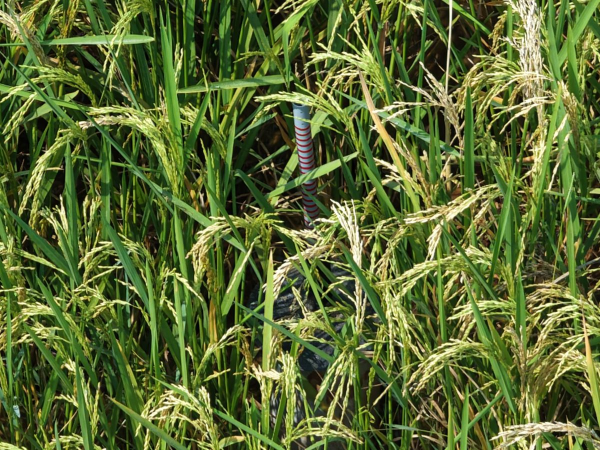
#> input picture media_private/photos/000.jpg, 1200 x 900 px (shown at 1/2 size)
$ python -i locate.py   (imports and definitions only)
#> lines starting #> are read from the running program, lines starting #| are printed output that depends on the picture; after the words box and inside, x2 and y2 are one past the last pixel; in counts of white or black regions, pixels touching at a corner belong together
#> further down, picture is the input picture: shape (900, 1200, 3); mean B, G, R 50.9, 106.9, 90.8
### methods/teammate/pipeline/isolate.py
"""P1.1 colour isolation â€” a 'pseudo-thermal' view from a normal RGB drone photo.

Vegetation (green/yellow hues) is pushed to zero; the gauge's own colours glow:
  red    â€” the ring markings (strongest cue)
  grey   â€” the PVC stem and cylinder body (low saturation, mid/high brightness)
  black  â€” the steel sleeve and lid (very dark, low saturation)

python pipeline/isolate.py            heat maps for all 128 photos -> results/isolate/
python pipeline/isolate.py --check    distance from each colour mask to the marked pipe point (10 clear photos)
"""
import csv, pathlib, sys, time
import cv2, numpy as np

ROOT = pathlib.Path(__file__).resolve().parents[1]
WORK_W = 1000  # processing width; full frames are 4096 px

# Colour thresholds in OpenCV HSV (H 0-179, S/V 0-255). ponytail: hand-tuned on this batch; re-tune per camera/season.
# Values sampled along the stem/sleeve of 9 photos: the PVC is a pale blue-grey (H 100-113, S 70-110),
# rings in shade go pink (H 150-178, S 50-95), the sleeve is very dark with a blue tint (V < 30, S up to 130).
RED_H_LO, RED_H_HI, RED_S, RED_V = 10, 154, 50, 60
VEG_H = (22, 95)            # yellow-green to green: rice, weeds, seed heads
PVC_H, PVC_S, PVC_V = (92, 128), 135, 70   # blue-grey PVC
GREY_S, GREY_V = 30, 110                   # neutral grey (sun-bleached PVC)
BLACK_V = 45
WEIGHTS = {"red": 1.0, "grey": 0.45, "black": 0.35}


# [7 lines left out: function photos, not called in this run]


def points():
    """{idx: (x, y)} hand-marked pipe points in full-resolution pixels."""
    return {int(r["idx"]): (int(r["x"]), int(r["y"])) for r in csv.DictReader(open(ROOT / "data/pipe_points.csv"))}


# [4 lines left out: function load, not called in this run]


PREPROCESS = None  # set to normalize to apply colour constancy before thresholding (method 3)


# [10 lines left out: function normalize, not called in this run]


def isolate(img):
    """Return per-colour boolean masks and a 0-255 'heat' image."""
    if PREPROCESS is not None:
        img = PREPROCESS(img)
    h, s, v = cv2.split(cv2.cvtColor(img, cv2.COLOR_BGR2HSV))
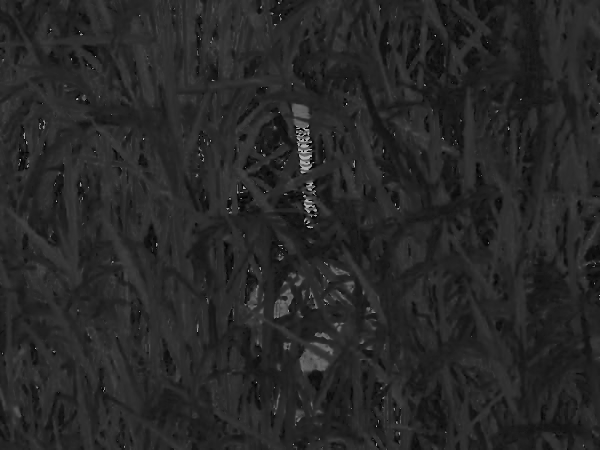
#> h: shape (900, 1200) (shown at 1/2 size); min 0, max 179, mean 39.2
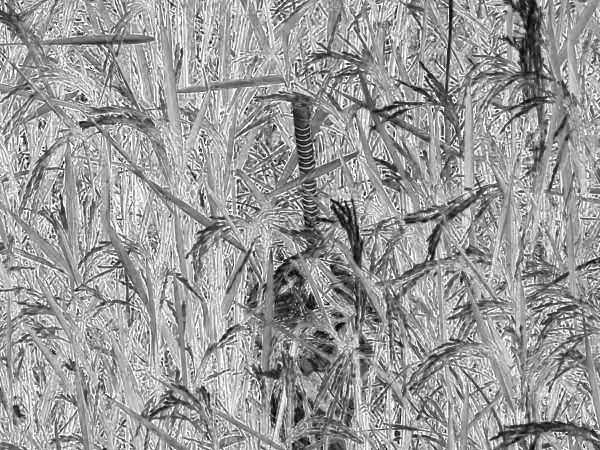
#> s: shape (900, 1200) (shown at 1/2 size); min 0, max 255, mean 154.3
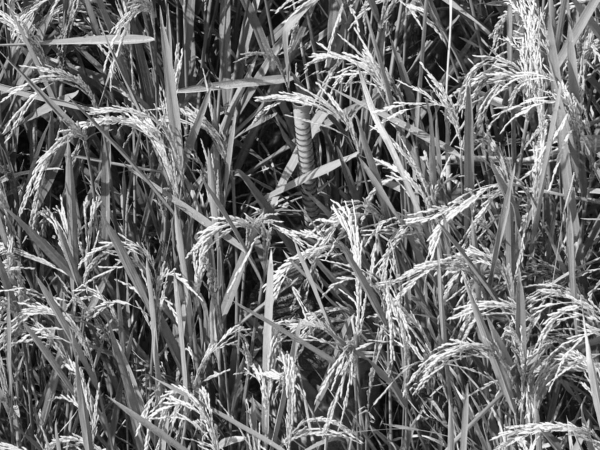
#> v: shape (900, 1200) (shown at 1/2 size); min 0, max 255, mean 108.5
    veg = (h >= VEG_H[0]) & (h <= VEG_H[1]) & (s > 50)
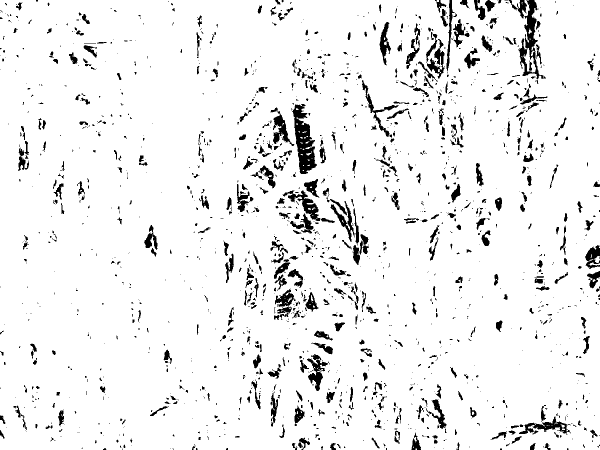
#> veg: shape (900, 1200) bool (shown at 1/2 size); 93.3% white; 1796 black regions (1254 under 20 px), largest, box (x1, y1, x2, y2) and area: (584, 208, 634, 348) 3497, (1036, 0, 1092, 159) 2651, (565, 381, 641, 442) 1319
    red = ((h < RED_H_LO) | (h > RED_H_HI)) & (s > RED_S) & (v > RED_V)
#> red: shape (900, 1200) bool; 0.12% white; 52 white regions (40 under 20 px), largest, box (x1, y1, x2, y2) and area: (595, 297, 625, 306) 141, (593, 284, 625, 295) 138, (597, 309, 626, 319) 125
    grey = (((h >= PVC_H[0]) & (h <= PVC_H[1]) & (s <= PVC_S) & (v >= PVC_V)) | ((s < GREY_S) & (v >= GREY_V))) & ~veg
#> grey: shape (900, 1200) bool; 0.54% white; 284 white regions (214 under 20 px), largest, box (x1, y1, x2, y2) and area: (1050, 0, 1073, 64) 505, (586, 209, 615, 236) 446, (589, 238, 617, 257) 280
    black = (v < BLACK_V) & ~veg
#> black: shape (900, 1200) bool; 2.4% white; 1382 white regions (1060 under 20 px), largest, box (x1, y1, x2, y2) and area: (906, 41, 933, 95) 526, (868, 80, 889, 138) 453, (616, 745, 643, 770) 387
    k = np.ones((3, 3), np.uint8)
    masks = {n: cv2.morphologyEx(m.astype(np.uint8), cv2.MORPH_OPEN, k).astype(bool)
             for n, m in (("red", red), ("grey", grey), ("black", black))}
#> masks = 3 items
    heat = sum(WEIGHTS[n] * masks[n].astype(np.float32) for n in masks)
    heat = cv2.GaussianBlur(heat, (0, 0), 3)
    heat[veg] *= 0.2
    heat = np.clip(heat / max(heat.max(), 1e-6) * 255, 0, 255).astype(np.uint8)
    return masks, heat


# [56 lines left out: functions render, check, main, not called in this run]


# [2 lines that do not run on import are left out]

### methods/teammate/pipeline/locate.py
"""P1.2 locate the gauge from the colour masks (team idea), plus the P5 'Gauge memory' extras.

Colour-only: weighted cue map (red rings, blue-grey PVC, elongated black sleeve) -> best tall thin window
by local contrast (inside density minus surrounding density), scanned at a few stem sizes.

python pipeline/locate.py [--method colour|shape|hybrid]   writes results/locate_<method>.csv
"""
import csv, pathlib, sys, time
import cv2, numpy as np

sys.path.insert(0, str(pathlib.Path(__file__).resolve().parent))
from isolate import ROOT, isolate, load, photos

CUE_W = {"red": 1.0, "grey": 0.6, "black": 0.35}
CONF_TH = 0.30  # chosen on clear+partial only (precision ~0.91 at any threshold 0.2-0.4: the score is weakly informative)
# stem window sizes in working px (1000 px wide frame): narrow/medium/wide x short/medium/tall stems
SIZES = [(w, h) for w in (10, 18, 30) for h in (50, 120, 260)]


def elongated(mask, min_h=15, min_ratio=2.5):
    """Keep only components that are taller than wide (stems, sleeves); drops shadow blobs and leaf speckle."""
#> called with min_h = 15, min_ratio = 1.5
    n, lab, st, _ = cv2.connectedComponentsWithStats(mask.astype(np.uint8))
#> lab: shape (900, 1200) int32; 90 distinct labels, from 0 to 89
#> n = 90; st = 90 rows, first 6: [0, 0, 1200, 900, 1076395], [900, 0, 4, 4, 14], [1051, 1, 21, 61, 445], [1059, 5, 3, 3, 9], [899, 10, 5, 32, 140], [1042, 10, 9, 9, 58]
    keep = np.zeros(n, bool)
    keep[1:] = (st[1:, cv2.CC_STAT_HEIGHT] >= min_h) & (st[1:, cv2.CC_STAT_HEIGHT] >= min_ratio * st[1:, cv2.CC_STAT_WIDTH])
    return keep[lab]
#> returned value: shape (900, 1200) bool; 0.07% white; 4 white regions, box (x1, y1, x2, y2) and area: (1051, 1, 1072, 62) 445, (899, 10, 904, 42) 140, (713, 458, 718, 483) 103, (696, 432, 703, 449) 82


def cue_map(masks):
    # grey and black only count as thin upright parts (stem top, sleeve): the wide cylinder body and
    # canopy shadow otherwise outscore the stem
    return (CUE_W["red"] * masks["red"] + CUE_W["grey"] * elongated(masks["grey"], min_ratio=1.5)
            + CUE_W["black"] * elongated(masks["black"])).astype(np.float32)
#> call 2 of elongated, with min_h = 15, min_ratio = 2.5
#> in elongated (call 2), `n, lab, st, _ = cv2.connectedComponentsWithStats(mask.astype(np.uint8))`:
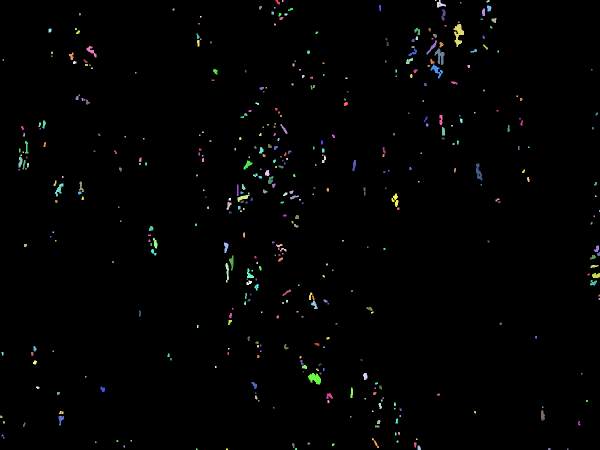
#> lab: shape (900, 1200) int32 (shown at 1/2 size); 443 distinct labels, from 0 to 442; one colour per label, 0 black
#> in elongated (call 2), `n, lab, st, _ = cv2.connectedComponentsWithStats(mask.astype(np.uint8))`: n = 443; st = 443 rows, first 6: [0, 0, 1200, 900, 1064124], [551, 0, 9, 9, 48], [564, 0, 3, 4, 12], [870, 0, 3, 2, 6], [874, 0, 18, 15, 135], [973, 0, 6, 5, 23]


def stem_map(img):
    """Looser 'anything stem-like' map for following the stem: includes rings darkened to maroon in shade."""
    h, s, v = cv2.split(cv2.cvtColor(img, cv2.COLOR_BGR2HSV))
    dark_red = ((h < 12) | (h > 150)) & (s > 40) & (v > 25)
    pvc = (h >= 92) & (h <= 128) & (s <= 135) & (v >= 55)
    return (dark_red | pvc).astype(np.float32)


# [11 lines left out: function shape_map, not called in this run]


def best_window(score):
    """Scan tall thin windows; return (box, contrast) with box = (x0, y0, x1, y1) in working px."""
    H, W = score.shape
    ii = cv2.integral(score)
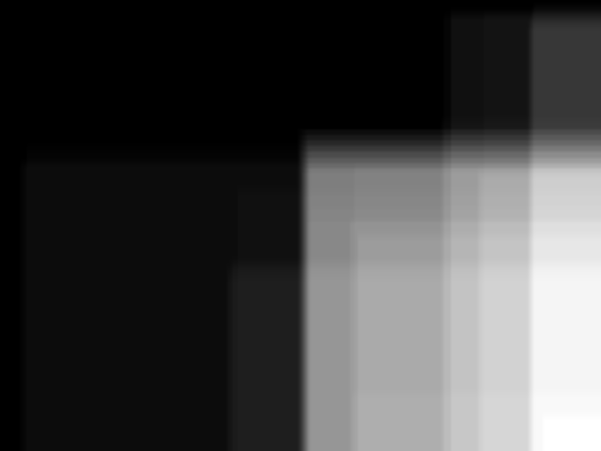
#> ii: shape (901, 1201) float64 (shown at 1/2 size); min 0, max 1937.4, mean 517.3; drawn with min black and max white
    def mean(x0, y0, x1, y1):
        x0, y0, x1, y1 = max(x0, 0), max(y0, 0), min(x1, W), min(y1, H)
        a = (x1 - x0) * (y1 - y0)
        return (ii[y1, x1] - ii[y0, x1] - ii[y1, x0] + ii[y0, x0]) / a if a > 0 else 0.0
    best = (None, -1.0)
    for w, h in SIZES:
        ys, xs = np.mgrid[0:H - h:max(h // 6, 4), 0:W - w:max(w // 3, 2)]
        for y, x in zip(ys.ravel(), xs.ravel()):
            inside = mean(x, y, x + w, y + h)
            if inside < 0.15:
                continue
            ring = mean(x - 2 * w, y - h // 3, x + 3 * w, y + h + h // 3)
            c = inside - ring
            if c > best[1]:
                best = ((x, y, x + w, y + h), c)
#> this loop made 9 passes
#> in stem_map, `return (dark_red | pvc).astype(np.float32)`:
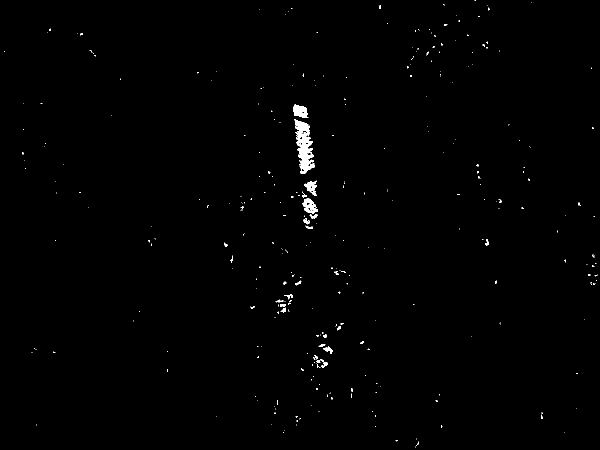
#> returned value: shape (900, 1200) float32 (shown at 1/2 size); values 0 (black) and 1 (white), 0.56% white; 336 white regions (303 under 20 px), largest, box (x1, y1, x2, y2) and area: (588, 238, 630, 348) 2132, (586, 208, 617, 236) 572, (605, 396, 636, 428) 501
    return best


def grow(win, score, masks, gap=45, on=0.12):
    """Follow the stem up and down its column from the best window, bridging leaf gaps up to `gap` px,
    then take in the sleeve top (dark band directly below the stem)."""
#> called with win = (600, 256, 618, 306), gap = 45, on = 0.12
    x0, y0, x1, y1 = win
    H = score.shape[0]
    prof = cv2.blur(score[:, x0:x1].mean(axis=1, keepdims=True), (1, 9)).ravel()
    def walk(y, step):
#> called with y = 256, step = -1
        last = y
        while 0 <= y + step < H and abs(y + step - last) <= gap:
            y += step
            if prof[y] > on:
                last = y
#> this loop made 91 passes
        return last
    top, bot = walk(y0, -1), walk(y1 - 1, 1)
    dark = masks["black"][:, x0:x1].mean(axis=1)
    y = bot
    while y + 1 < H and y - bot < 60 and dark[y + 1] > 0.4:  # sleeve
        y += 1
#> this loop made 0 passes
    w = x1 - x0
    return (x0 - w, top - 5, x1 + w, min(max(y, bot) + 15, H))


def locate(img, method="colour", prior=None):
    """Return dict(box, score, cue). prior = (x, y, sigma) in working px for the hybrid method."""
    masks, _ = isolate(img)
    score = cue_map(masks)
    if method in ("shape", "hybrid", "colshape"):
        sh = shape_map(img)
        score = sh if method == "shape" else score + 0.5 * sh
    if method in ("hybrid", "colmem") and prior is not None:
        H, W = score.shape
        yy, xx = np.mgrid[0:H, 0:W]
        px, py, sig = prior
        score = score * (0.35 + np.exp(-((xx - px) ** 2 + (yy - py) ** 2) / (2 * sig ** 2)))
    win, c = best_window(score)
    if win is None:
        return {"box": None, "score": 0.0, "cue": "none"}
    x0, y0, x1, y1 = win
    share = {n: masks[n][y0:y1, x0:x1].mean() for n in ("red", "grey", "black")}
    follow = np.maximum(score, stem_map(img))
    return {"box": grow(win, follow, masks), "score": float(c), "cue": max(share, key=share.get)}


# [55 lines left out: functions visits, memory_priors, run, cascade, not called in this run]


# [11 lines not run here, left out]

>>> import cv2
>>> picture = cv2.imread('../../../media_private/photos/000.jpg')
>>> result = locate(picture)

$ run again, on media_private/photos/004.jpg
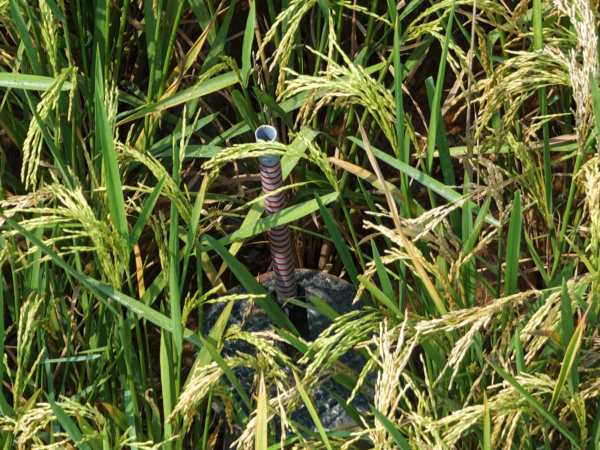
#> input picture media_private/photos/004.jpg, 1200 x 900 px (shown at 1/2 size)
#> picture is the input picture: shape (900, 1200, 3); mean B, G, R 53.7, 105.5, 97.1
#> in isolate, `veg = (h >= VEG_H[0]) & (h <= VEG_H[1]) & (s > 50)`:
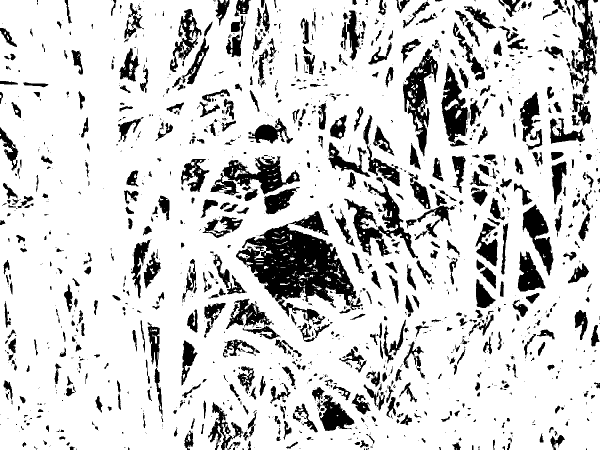
#> veg: shape (900, 1200) bool (shown at 1/2 size); 82.3% white; 1497 black regions (866 under 20 px), largest, box (x1, y1, x2, y2) and area: (472, 422, 725, 646) 23417, (688, 367, 836, 517) 6307, (421, 312, 600, 391) 5820
#> red: shape (900, 1200) bool; 0.29% white; 123 white regions (102 under 20 px), largest, box (x1, y1, x2, y2) and area: (544, 520, 582, 547) 346, (518, 322, 559, 337) 209, (521, 345, 562, 360) 205
#> grey: shape (900, 1200) bool; 0.69% white; 301 white regions (220 under 20 px), largest, box (x1, y1, x2, y2) and area: (510, 250, 554, 283) 1051, (648, 809, 681, 847) 418, (1157, 6, 1176, 76) 361
#> black: shape (900, 1200) bool; 7.1% white; 1535 white regions (1009 under 20 px), largest, box (x1, y1, x2, y2) and area: (814, 97, 876, 224) 2615, (599, 465, 651, 540) 2304, (472, 486, 548, 553) 2300
#> masks = 3 items
#> lab: shape (900, 1200) int32; 121 distinct labels, from 0 to 120
#> n = 121; st = 121 rows, first 6: [0, 0, 1200, 900, 1074994], [1163, 0, 4, 3, 11], [1108, 3, 7, 4, 25], [1169, 7, 5, 7, 32], [1117, 12, 4, 4, 16], [1145, 13, 3, 3, 9]
#> lab: shape (900, 1200) int32; 740 distinct labels, from 0 to 739
#> n = 740; st = 740 rows, first 6: [0, 0, 1200, 900, 1019469], [435, 0, 6, 8, 33], [447, 0, 12, 16, 89], [472, 1, 15, 27, 259], [490, 0, 6, 4, 21], [522, 0, 7, 15, 92]
#> the loop in best_window, `for w, h in SIZES:` made 9 passes
#> dark_red: shape (900, 1200) bool; 1.1% white; 946 white regions (830 under 20 px), largest, box (x1, y1, x2, y2) and area: (533, 456, 577, 498) 749, (543, 519, 588, 555) 697, (516, 333, 562, 360) 496
#> pvc: shape (900, 1200) bool; 0.49% white; 237 white regions (184 under 20 px), largest, box (x1, y1, x2, y2) and area: (511, 253, 551, 280) 812, (521, 312, 556, 331) 403, (632, 553, 661, 579) 245
#> in locate, `follow = np.maximum(score, stem_map(img))`:
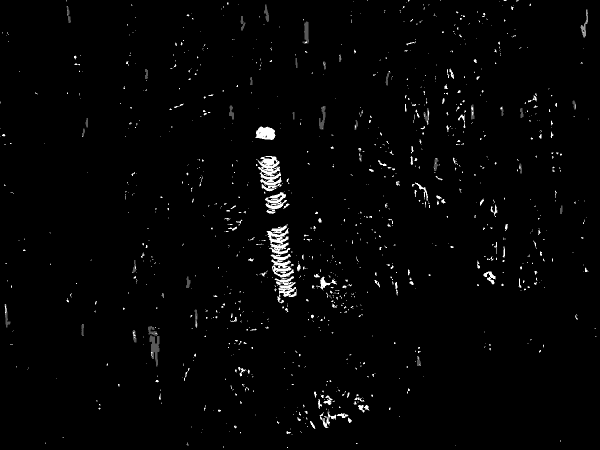
#> follow: shape (900, 1200) float32 (shown at 1/2 size); min 0, max 1, mean 0.0181
#> the loop in walk (call 2), `while 0 <= y + step < H and abs(y + step - last) <= gap:` made 114 passes
